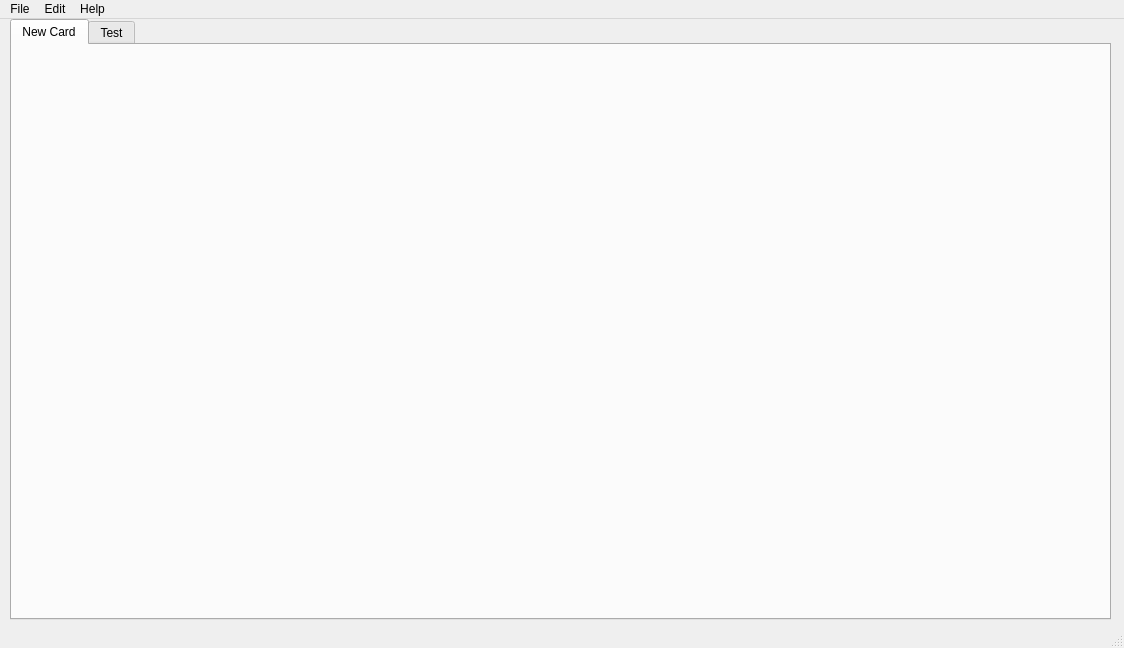
<?xml version="1.0" encoding="UTF-8"?>
<ui version="4.0">
 <class>MainWindow</class>
 <widget class="QMainWindow" name="MainWindow">
  <property name="geometry">
   <rect>
    <x>0</x>
    <y>0</y>
    <width>1124</width>
    <height>648</height>
   </rect>
  </property>
  <property name="windowTitle">
   <string>MainWindow</string>
  </property>
  <widget class="QWidget" name="centralwidget">
   <widget class="QTabWidget" name="tabWidget">
    <property name="geometry">
     <rect>
      <x>10</x>
      <y>0</y>
      <width>1101</width>
      <height>601</height>
     </rect>
    </property>
    <property name="currentIndex">
     <number>0</number>
    </property>
    <widget class="QWidget" name="tab">
     <attribute name="title">
      <string>New Card</string>
     </attribute>
    </widget>
    <widget class="QWidget" name="tab_2">
     <attribute name="title">
      <string>Test</string>
     </attribute>
    </widget>
   </widget>
  </widget>
  <widget class="QMenuBar" name="menubar">
   <property name="geometry">
    <rect>
     <x>0</x>
     <y>0</y>
     <width>1124</width>
     <height>21</height>
    </rect>
   </property>
   <widget class="QMenu" name="menuFile">
    <property name="title">
     <string>File</string>
    </property>
    <addaction name="actionNew_Card"/>
   </widget>
   <widget class="QMenu" name="menuEdit">
    <property name="title">
     <string>Edit</string>
    </property>
   </widget>
   <widget class="QMenu" name="menuHelp">
    <property name="title">
     <string>Help</string>
    </property>
    <addaction name="actionAbout"/>
   </widget>
   <addaction name="menuFile"/>
   <addaction name="menuEdit"/>
   <addaction name="menuHelp"/>
  </widget>
  <widget class="QStatusBar" name="statusbar"/>
  <action name="actionNew_Card">
   <property name="text">
    <string>New Card</string>
   </property>
  </action>
  <action name="actionAbout">
   <property name="text">
    <string>About</string>
   </property>
  </action>
 </widget>
 <resources/>
 <connections/>
</ui>
